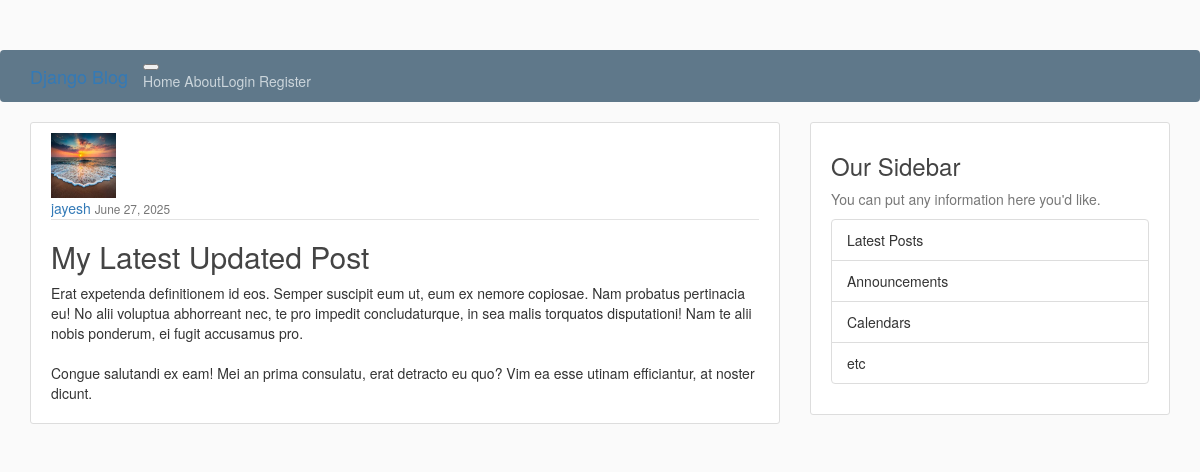
The page /post/30/ on the database its author committed.
### blog/models.py (models this page shows, shortened)
class Post(models.Model):
    title=models.CharField(max_length=100)
    content=models.TextField()
    date_posted=models.DateTimeField(default=timezone.now)
    author=models.ForeignKey(User,on_delete=models.CASCADE)

### user/models.py (models this page shows, shortened)
class Profile(models.Model):
    user=models.OneToOneField(User,on_delete=models.CASCADE)
    image=models.ImageField(default='default.jpg',upload_to='profile_pics')

### blog/views.py (the view)
# urls.py: path('post/<int:pk>/',PostDetailView.as_view() ,name='post-detail'),
class PostDetailView(DetailView):
    model=Post

### blog/templates/blog/post_detail.html (shortened to what this page needs)
{% extends 'blog/base.html' %}
{% block content%}
        <article class="media content-section">
            <img class="rounded-circle article-img" src="{{object.author.profile.image.url}}">
            <div class="media-body">
                <div class="article-metadata">
                <a class="mr-2" href="{% url 'user-posts' object.author.username %}">{{ object.author }}</a>
                <small class="text-muted">{{ object.date_posted|date:"F d, Y" }}</small>
                </div>
                <h2 class="article-title">{{ object.title }}</h2>
                <p class="article-content">{{ object.content }}</p>
            </div>
        </article>
{% endblock content %}

### blog/static/blog/main.css (style rules this page uses)
body { background: #fafafa; color: #333333; margin-top: 5rem; }
h1, h2, h3, h4, h5, h6 { color: #444444; }
.content-section { background: #ffffff; padding: 10px 20px; border: 1px solid #dddddd; border-radius: 3px; margin-bottom: 20px; }
.article-title { color: #444444; }
.article-content { white-space: pre-line; }
.article-img { height: 65px; width: 65px; margin-right: 16px; }
.article-metadata { padding-bottom: 1px; margin-bottom: 4px; border-bottom: 1px solid #e3e3e3 }

### rows shown on the page
Post: author.profile.image (picture), author "jayesh", date_posted "June 27, 2025", title "My Latest Updated Post", content "Erat expetenda definitionem id eos. Semper suscipit eum ut, eum ex nemore copiosae. Nam probatus pertinacia eu! No alii voluptua abhorreant nec, te pro impedit concludaturque, in sea malis torquatos disputationi! Nam te alii nobis ponderum, ei fugit accusamus pro. Congue salutandi ex eam! Mei an prima consulatu, erat detracto eu quo? Vim ea esse utinam efficiantur, at noster dicunt."
